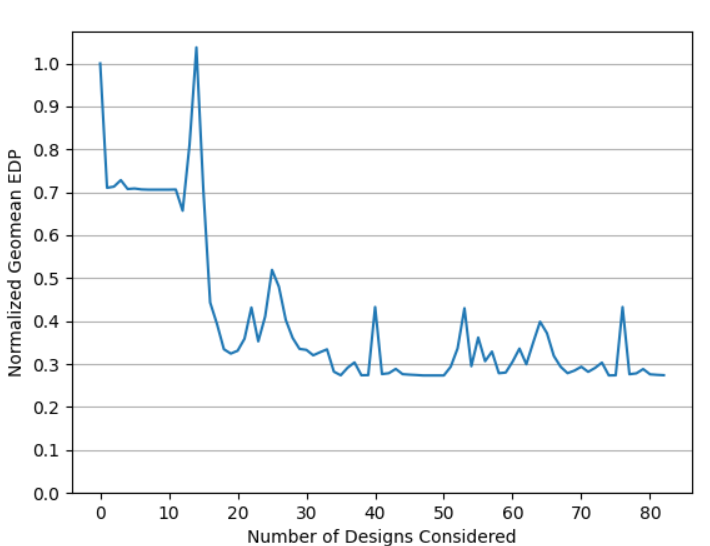

Recreate this plot in Python.

import matplotlib.pyplot as plt
import numpy as np


file_name = "./logs/EnergyEfficiency.log"

file = open(file_name, 'r')
y_axis = []
x_axis = []
x = 1
for line in file.readlines():
    temp = line.rstrip().split(',')[0] #using rstrip to remove the \n
    y_axis.append(float(temp))
    x_axis.append(x)
    x+=1
    print(temp)
    
plt.plot(y_axis)
plt.xticks(np.arange(0, max(x_axis)+1, 10.0))
plt.yticks(np.arange(0, 1.1, 0.1))
axes = plt.gca()
axes.yaxis.grid()
plt.ylabel("Normalized Geomean EDP")
plt.xlabel("Number of Designs Considered")
plt.show()
